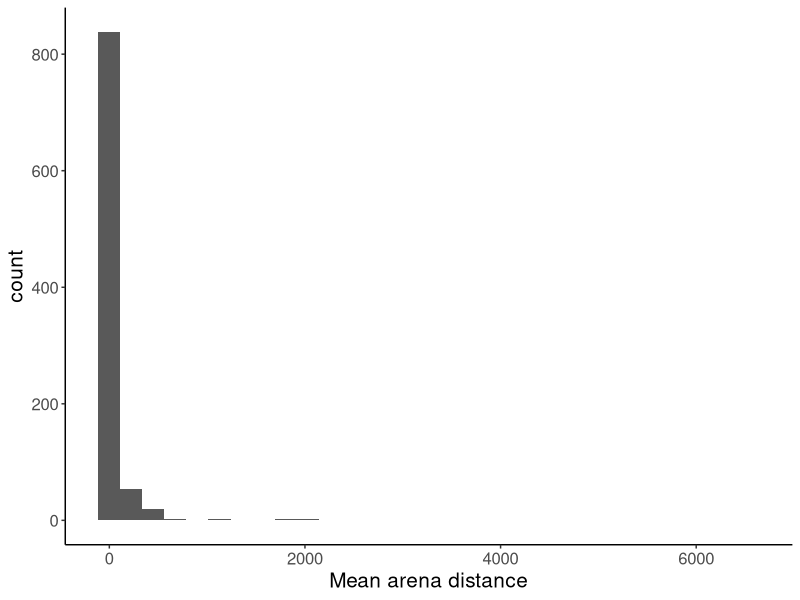
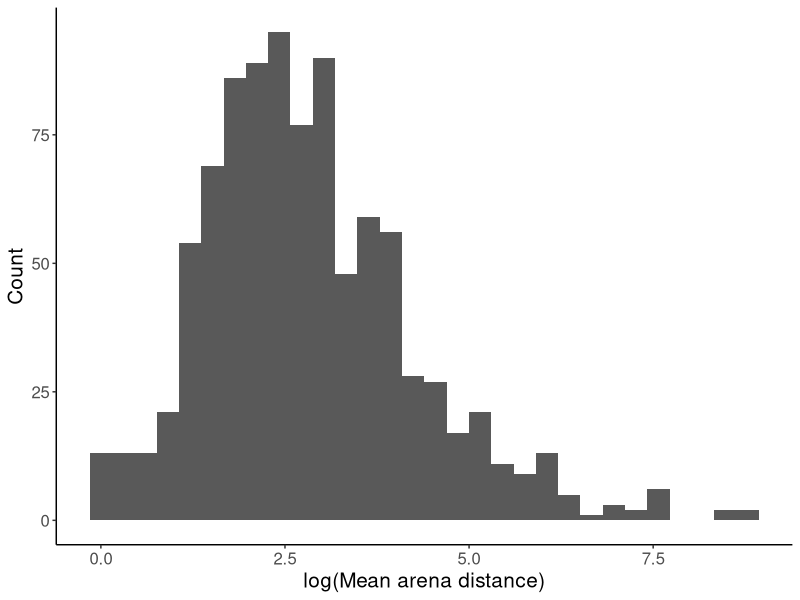
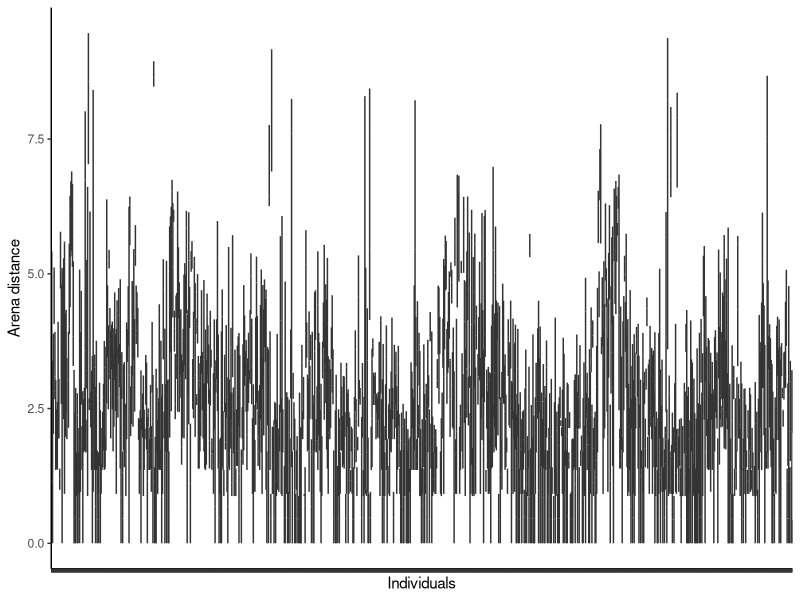
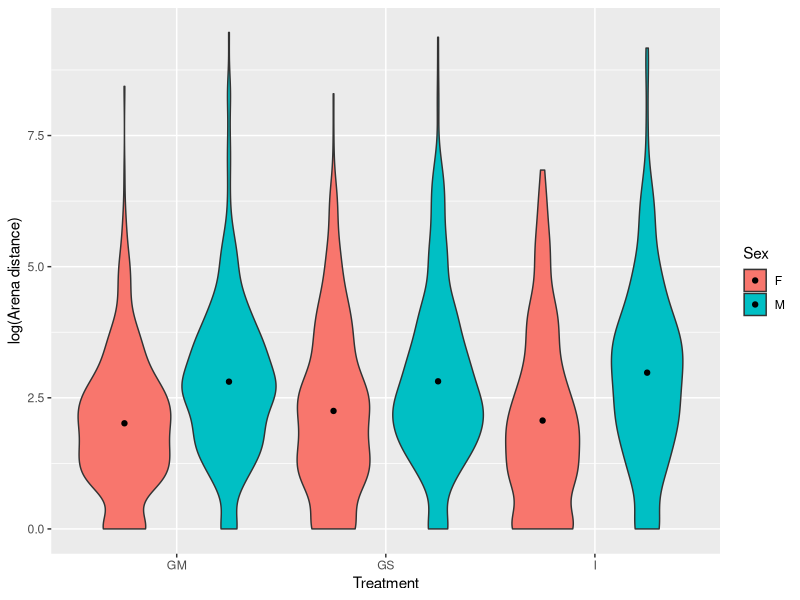
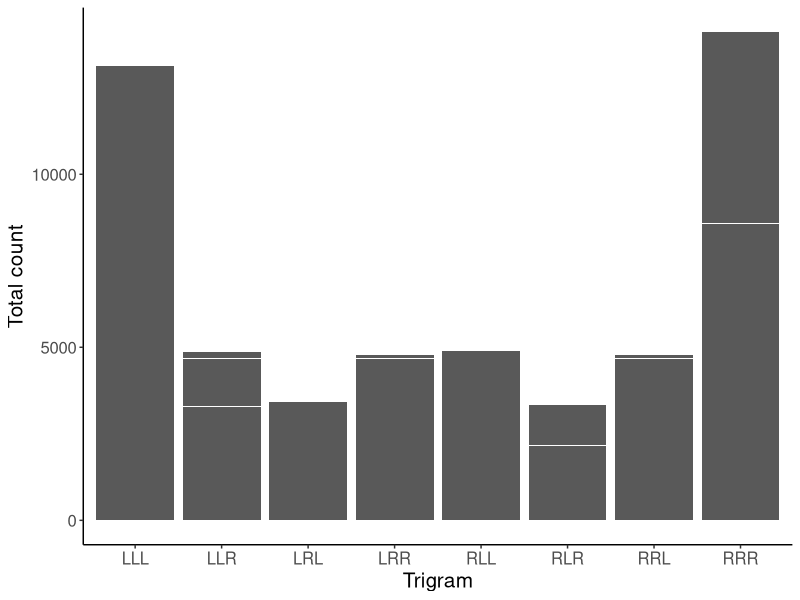
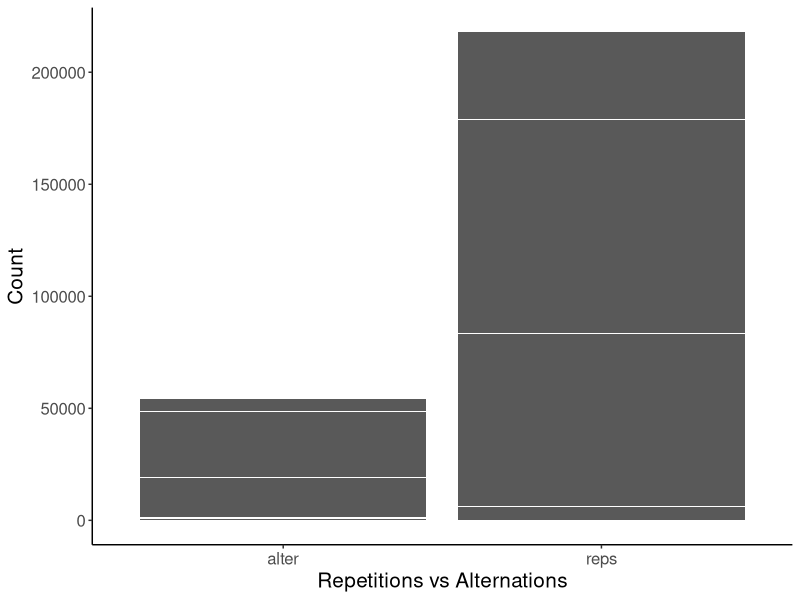
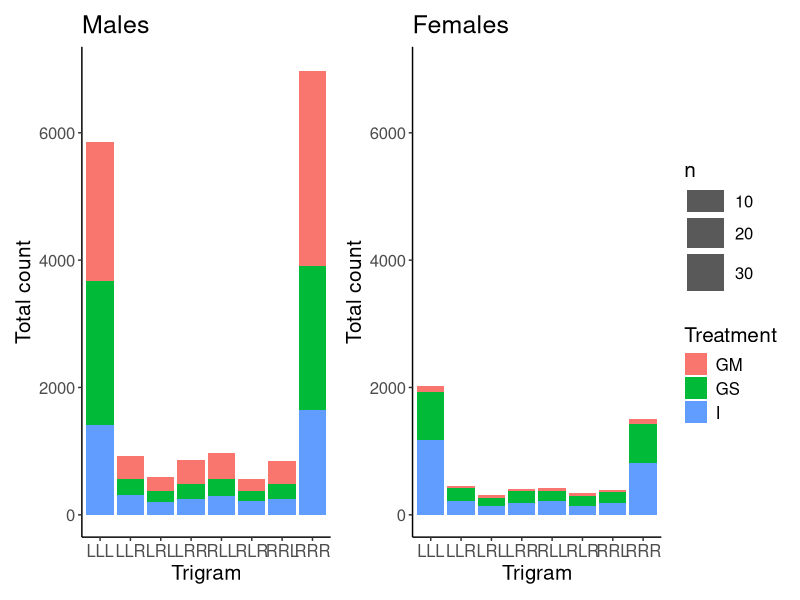
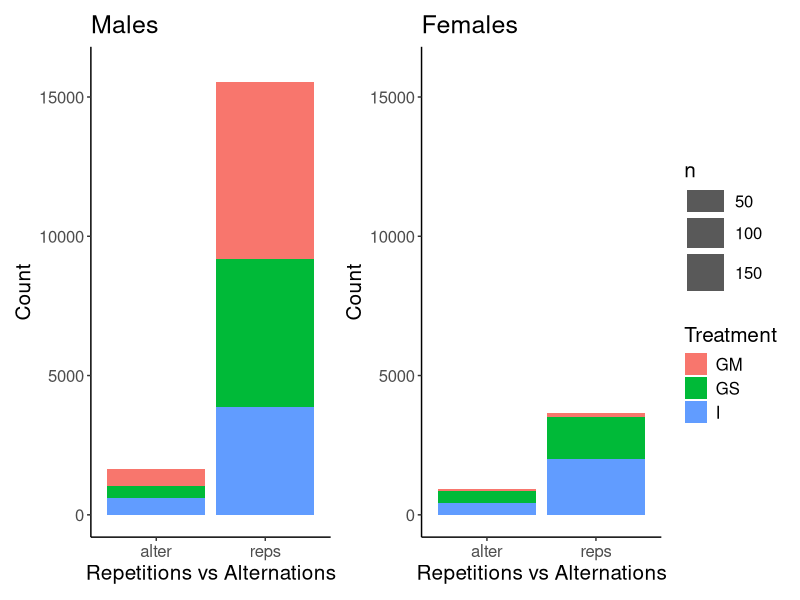

Write R code to recreate these figures, in order.
## ---- chunk 1
knitr::opts_chunk$set(echo = TRUE, warning = FALSE)
## ---- chunk 2
library(tidyverse)
library(lme4)
library(lmerTest)
library(here) # write out the path
library(kableExtra)
library(sjlabelled)
library(ggpubr)
library(rstatix)
library(car)
library(RColorBrewer)
library(readxl)
library(patchwork)
## ---- chunk 3
#Loading in session data
Session_data <- read_excel(here("Data/session_data/Session_data_extended.xlsx"))
data_locomotion <- read.csv(here("Data/data_locomotion.csv"))
data_ymaze <- read.csv(here("Data/data_ymaze.csv")) #not that this still has the 15th ymaze included in dataset but this is removed through na.omit later

data_startle_act <- read.csv(here("Data/data_startle_act.csv")) #no startles removed
data_startle <- read.csv(here("Data/data_startle.csv")) 


Session_data$Individual_ID <- paste(Session_data$Assay_ID,Session_data$Position, sep = "_")
## ---- chunk 4

data_locomotion$Exclude_mean <- as.factor(data_locomotion$Exclude_mean)

data_locomotion_reduced <- droplevels(data_locomotion[!data_locomotion$Exclude_mean == 'exclude',])

data_ymaze_reduced <- droplevels(data_ymaze[!data_ymaze$Exclude_mean == 'exclude',])

data_startle_act_reduced <- droplevels(data_startle_act[!data_startle_act$Exclude_mean == 'exclude',])


## ---- chunk 5
data_locomotion_avg <-data_locomotion_reduced %>%
  group_by(Individual_ID) %>%
  summarise(avg = mean(arena_distance))

# raw data variation
plot1.1 <- data_locomotion_avg %>%
  ggplot(aes(x = avg)) +
  geom_histogram() +
  theme_classic() + theme(text = element_text(size = 15)) +
  xlab("Mean arena distance")
plot1.1
# log scale
plot1.2 <- data_locomotion_avg %>%
  ggplot(aes(x = log(avg+1))) +
  geom_histogram() +
  theme_classic() + theme(text = element_text(size = 15)) +
  xlab("log(Mean arena distance)") +
  ylab("Count")
plot1.2

plot1.3 <- data_locomotion_reduced %>%
  ggplot(aes(x = Individual_ID, y = log(arena_distance+1))) +
  geom_boxplot(width = 0, outlier.size = 0.7) +
  theme_classic() + theme(axis.text.x = element_blank()) +
  ylab("Arena distance") + xlab("Individuals")
plot1.3
## ---- chunk 6

data_locomotion_reduced<-subset(data_locomotion_reduced, select = -Comment)
data_locomotion_reduced$Treatment<-as.factor(data_locomotion_reduced$Treatment)
data_locomotion_reduced$Sex<-as.factor(data_locomotion_reduced$Sex)

plot1.4 <- na.omit(data_locomotion_reduced) %>% 
  ggplot(aes(x = Treatment, y = log(arena_distance+1), fill = Sex)) + 
  geom_violin(position = position_dodge(1)) + stat_summary(fun= mean, geom = "point", position = position_dodge(1)) + labs(x = "Treatment", y = "log(Arena distance)")

plot1.4

## ---- chunk 7

data_ymaze_reduced_long <- data_ymaze_reduced %>%
  pivot_longer(cols = c('LLL', 'LLR', 'LRL','LRR', 'RLL', 'RLR', 'RRL', 'RRR'), names_to = "Trigram", values_to = "Count")

plot2.1 <- data_ymaze_reduced_long %>%
  # filter(n > 0) %>%
  ggplot(aes(x = Trigram, y = Count)) +
  geom_col(position = "stack")+
  theme_classic() + labs(x = 'Trigram', y = 'Total count') +
  theme(legend.position = "none", text = element_text(size = 15))
plot2.1
## ---- chunk 8

plot2.2 <- data_ymaze_reduced_long %>% pivot_longer(cols = c('reps', 'alter'), names_to = "Type", values_to = "Count_type") %>%
  ggplot(aes(x = Type, y = Count_type)) +
  geom_col(position = "stack") +
  theme_classic() + theme(text = element_text(size = 15)) +
  labs(x = "Repetitions vs Alternations", y = 'Count')
plot2.2
## ---- chunk 9

plot2.3 <- data_ymaze_reduced_long %>%
  filter(Sex == "M") %>%
  ggplot(aes(x = Trigram, y = Count, fill = Treatment)) +
  geom_bar(stat = "sum") +
  ylim(0,7000) +
  theme_classic() + labs(x = 'Trigram', y = 'Total count', title = 'Males') +
  theme(text = element_text(size = 15), legend.position = "none") 


plot2.4 <- data_ymaze_reduced_long %>%
  filter(Sex == "F") %>%
  ggplot(aes(x = Trigram, y = Count, fill = Treatment)) +
  geom_bar(stat = "sum")  +
  ylim(0,7000) +
  theme_classic() + labs(x = 'Trigram', y = 'Total count', title = 'Females') +
  theme( text = element_text(size = 15))
plot2.5 <- (plot2.3 + plot2.4)
plot2.5


plot2.5 <-
  data_ymaze_reduced_long %>% pivot_longer(
    cols = c('reps', 'alter'),
    names_to = "Type",
    values_to = "Count_type") %>%
  filter(Sex == "M") %>%
  ggplot(aes(x = Type, y = Count_type, fill = Treatment)) +
  geom_bar(stat = "sum")  +
  ylim(0,16000) +
  theme_classic() + theme(text = element_text(size = 15), legend.position = "none") +
  labs(x = "Repetitions vs Alternations", y = 'Count', title = 'Males')

plot2.6 <-
  data_ymaze_reduced_long %>% pivot_longer(
    cols = c('reps', 'alter'),
    names_to = "Type",
    values_to = "Count_type") %>%
  filter(Sex == "F") %>%
  ggplot(aes(x = Type, y = Count_type, fill = Treatment)) +
  geom_bar(stat = "sum")  +
  ylim(0,16000) +
  theme_classic() + theme(text = element_text(size = 15)) +
  labs(x = "Repetitions vs Alternations", y = 'Count', title = 'Females')


plot2.7 <- (plot2.5 + plot2.6)
plot2.7
## ---- chunk 10
plot2.8 <- na.omit(data_ymaze_reduced_long) %>%
  ggplot(aes(x = Sex, y = reps, fill = Treatment)) +
  geom_bar(stat = "sum")+
  theme_classic() + theme(text = element_text(size = 15)) +
  labs( y = "Number of repetitions")
plot2.8


## ---- chunk 11

data_startle_act_reduced<-subset(data_startle_act_reduced, select = -Comment)

#Average treatment and sex effects with each startle
#creating summary data of treatment and sex effects
data_startle_act_reduced$startle_number<- as.factor(data_startle_act_reduced$startle_number)
data_startle_act_reduced$Treatment<- as.factor(data_startle_act_reduced$Treatment)

g<-data_startle_act_reduced %>%
  group_by(Treatment,Sex, startle_number) %>%
  summarise(mean=mean(distance), sd = sd(distance))


plot3.1 <- na.omit(g) %>%
  filter(Sex == "M") %>%
  ggplot(aes(x = Treatment, y = mean, col = startle_number)) +
  geom_errorbar(aes(ymin = mean - (sd / sqrt(2)), ymax = mean + (sd / sqrt(2))),
                width = 1,
                position = position_dodge(1)) +
  geom_point(position = position_dodge(1)) + theme_classic() +
  ylim(-2, 10) + theme(text = element_text(size = 15), legend.position = "none") + labs(x = 'Treatment',
                                                              y = 'Total distance travelled',
                                                              col = "Startle number",
                                                              title = "Males")


plot3.2<- na.omit(g) %>%
  filter(Sex == "F") %>%
  ggplot(aes(x = Treatment, y = mean, col = startle_number)) +
  geom_errorbar(aes(ymin = mean - (sd / sqrt(2)), ymax = mean + (sd / sqrt(2))),
                width = 1,
                position = position_dodge(1)) +
  geom_point(position = position_dodge(1)) + theme_classic() +
  ylim(-2, 10) +
  theme(text = element_text(size = 15)) + labs(x = 'Treatment',
                                               y = 'Total distance travelled',
                                               col = "Startle number",
                                               title = "Females")



plot3.3 <- (plot3.1 + plot3.2)
plot3.3

# habituation data by individual - only active flies
data_startle_act_reduced$startle_number<- as.integer(data_startle_act_reduced$startle_number)
plot3.4 <- ggplot(data=data_startle_act_reduced, aes(x = startle_number, y = distance)) +
  facet_wrap(facets = ~ Individual_ID) +
  geom_line() +
  geom_point() + theme_bw() +
  scale_x_continuous(breaks = c(1,2,3)) +
  scale_y_continuous(breaks = c(10, 30)) +
  theme(strip.text.x = element_blank(), text = element_text(size = 15)) +
  labs(x = 'Startle number', y = 'Total distance travelled')
plot3.4
## ---- chunk 12

m <- lmer(log(arena_distance+1) ~ Treatment*Sex + (1|Individual_ID) + (1|Batch), dat = data_locomotion_reduced)

summary(m)
#males for active than females, no effect of treatment

qplot(residuals(m)) + theme_classic()


#sex specific between individual variation
m2 <- lmer(log(arena_distance+1) ~ Treatment*Sex + (Sex|Individual_ID) + (1|Batch), dat = data_locomotion_reduced)
#warning message about convergence
summary(m2)

anova(m, m2) %>% kbl() %>% kable_material(c("striped"))

## ---- chunk 13
# model: variance between rounds, individuals and batches, fixed effect of sex and assay date
# data_ymaze_reduced_long2 <- data_ymaze_reduced_long %>% pivot_longer(cols = c('reps', 'alter'), names_to = "Type", values_to = "Count_type")


m3 <-glmer(alter~ Sex*Treatment + (1|Individual_ID) + (1|Batch), family = poisson, data = data_ymaze_reduced_long)
summary(m3)

m4 <-glmer(reps~ Sex*Treatment + (1|Individual_ID) + (1|Batch), family = poisson, data = data_ymaze_reduced_long)
summary(m4)

## ---- chunk 14
m5 <- lmer(distance ~ Sex*Treatment + (1|Batch) + (startle_number|Individual_ID),
               data = data_startle_act_reduced)
#boundary fit is singular
summary(m5)
